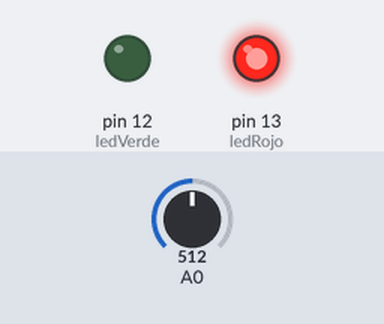
Recording of a sketch running on a simulated Arduino Uno, built with avr-gcc and run on an emulated ATmega328P. Shown: output pins drawn as LEDs (lit = HIGH). The test bench sets the inputs (shaded band); at power-on: A0 = 512.

Above: at 1.2 s.
1.3 s: A0 set to 527
At 2.4 s:
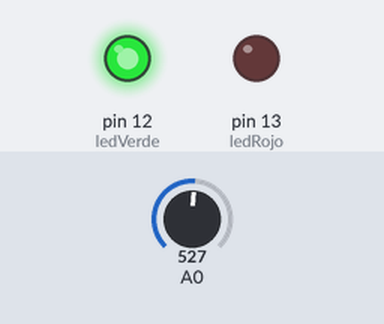
2.8 s: A0 set to 511
At 3.5 s:
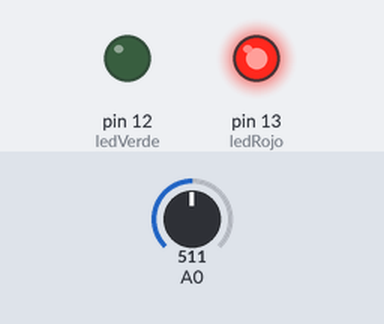
4.3 s: A0 set to 716
At 4.6 s:
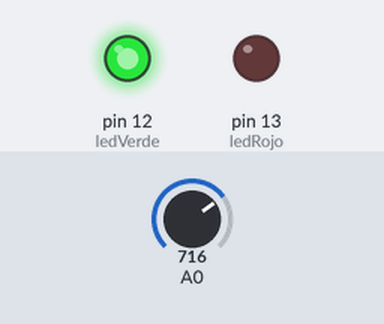
Timing chart, 0 to 7.3 s (numbered marks = the images above; inputs shaded):
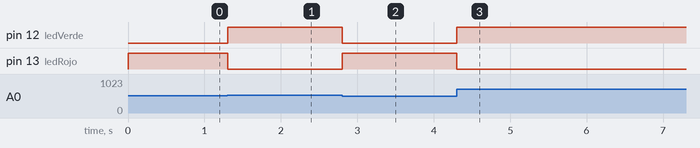

The sketch:

ejemplo2.ino
```cpp
int ledRojo = 13;
int ledVerde = 12;
void setup() {
  Serial.begin(9600);
  pinMode(ledRojo, OUTPUT);
  pinMode(ledVerde, OUTPUT);
}

void loop() {
  // read the input on analog pin 0:
  int pot = analogRead(A0);
  if(pot <= 512){
    digitalWrite(ledRojo, HIGH);
    digitalWrite(ledVerde, LOW);
  }else{
    digitalWrite(ledRojo, LOW);
    digitalWrite(ledVerde, HIGH);
  }
  delay(10);
}
```

Measured:
- the behaviour switches between 512 and 513 on A0 (found by bisection; images 0 and 1)
- after the input at 1.3 s, pin 12 (ledVerde): LOW → HIGH at once; pin 13 (ledRojo): HIGH → LOW at once
- after the input at 2.8 s, pin 12 (ledVerde): HIGH → LOW at once; pin 13 (ledRojo): LOW → HIGH at once
- after the input at 4.3 s, pin 12 (ledVerde): LOW → HIGH at once; pin 13 (ledRojo): HIGH → LOW at once
